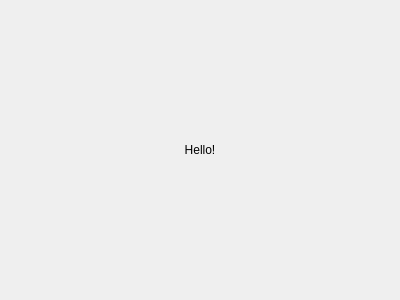
<?xml version="1.0" encoding="UTF-8"?>
<ui version="4.0">
 <class>Dialog</class>
 <widget class="QDialog" name="Dialog">
  <property name="geometry">
   <rect>
    <x>0</x>
    <y>0</y>
    <width>400</width>
    <height>300</height>
   </rect>
  </property>
  <property name="windowTitle">
   <string>Dialog</string>
  </property>
  <layout class="QVBoxLayout" name="verticalLayout">
   <item>
    <widget class="QLabel" name="label">
     <property name="text">
      <string>Hello!</string>
     </property>
     <property name="alignment">
      <set>Qt::AlignCenter</set>
     </property>
    </widget>
   </item>
  </layout>
 </widget>
 <layoutdefault spacing="6" margin="11"/>
 <resources/>
 <connections/>
</ui>
